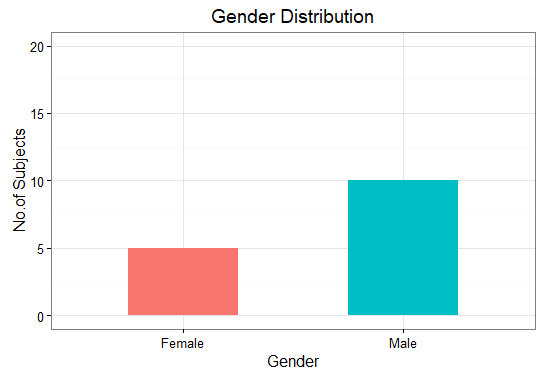

This chart was generated by the following R code:
############### Histogram for  Gender Distribution ######################

mydata<-read.table("C:\\Users\\Swetcha\\Desktop\\Stats\\Project\\Methodist microsurgery study\\MicrosurgeryPerformance1.csv",header = TRUE,sep=",")
sex<-mydata$Sex[1:16]
sex1<-as.numeric(levels(sex))[sex]
x1<-as.data.frame(table(sex1))
x1$sex<-c("Male","Female")
#col1<-c("Pink","Blue")
plot.new()
ggplot(x1,aes(x=x1$sex))+
  geom_bar(aes(y=x1$Freq,fill=x1$sex),stat="identity",width=0.5,show.legend = F)+
  ylim(0,20)+
  labs(x="Gender",y="No.of Subjects")+
  ggtitle("Gender distribution")+
  theme_bw()

dev.off()
